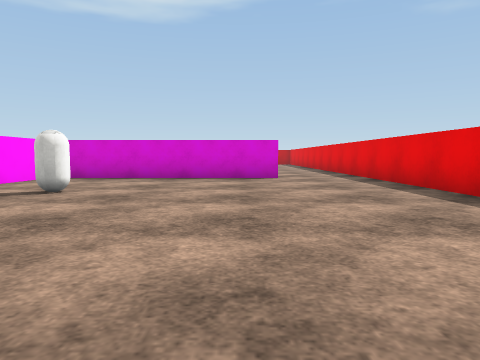
view 1 (above)

22 first-person views from a walk through a 3-D level made in the Unity game engine. The camera is 0.58 m above the floor, tilts 4° down and sees 70° across. The floor is counted in squares, 1 m on a side. Each view is taken from the middle of a square. On the plan, view 1 faces up. The plan holds only what a view shows up to about 9 squares ahead; the rest is blank. The player is left out. Surface patterns are stand-ins for the level's own textures.

view 2
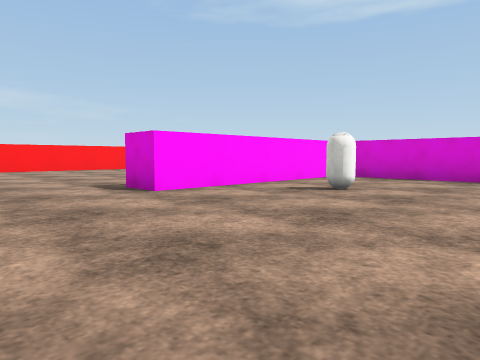

view 3
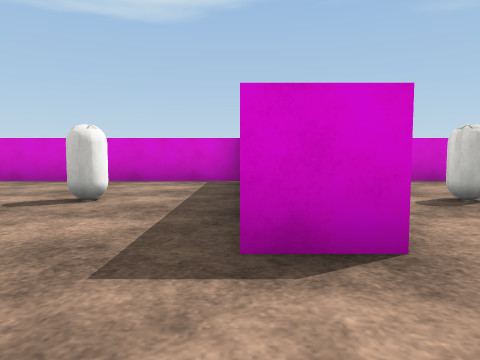

view 4
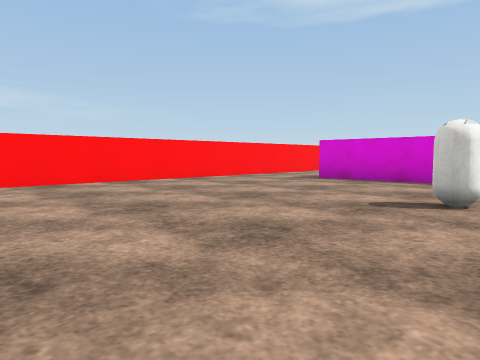

view 5
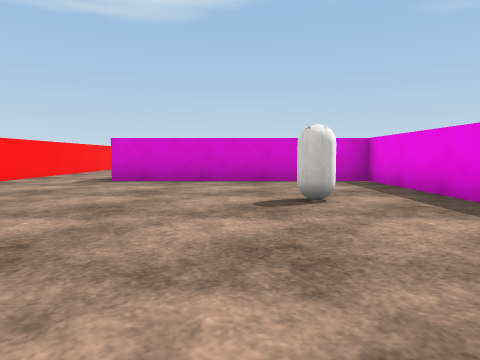

view 6
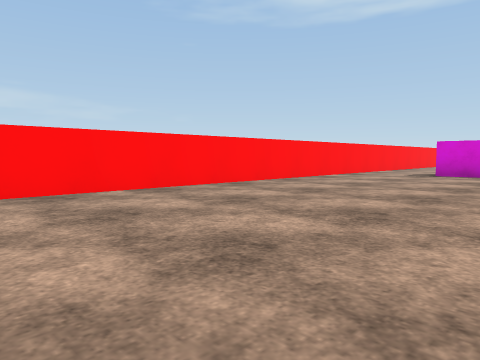

view 7
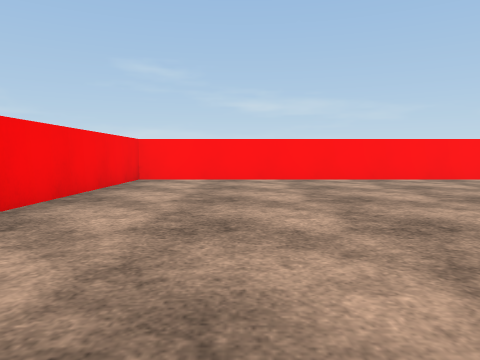

view 8
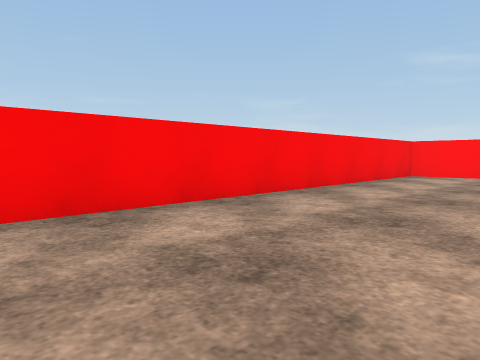

view 9
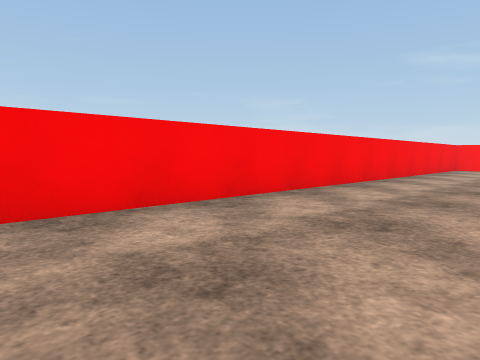

view 10
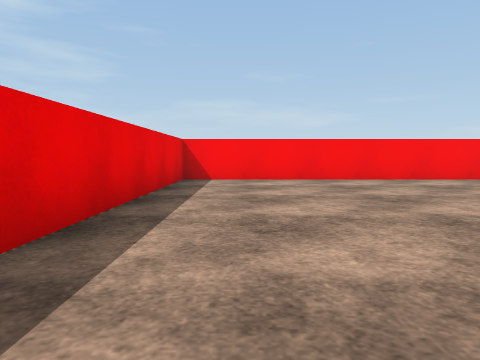

view 11
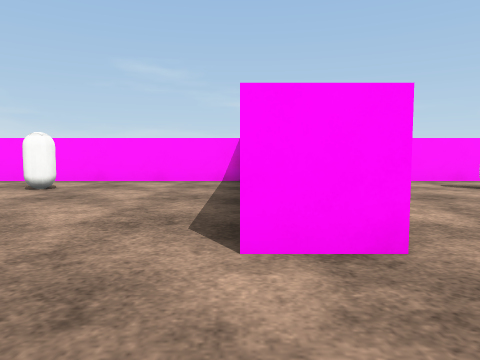

view 12
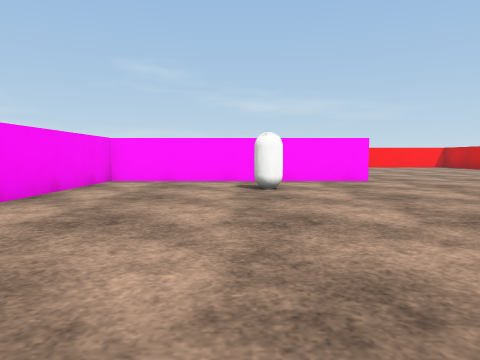

view 13
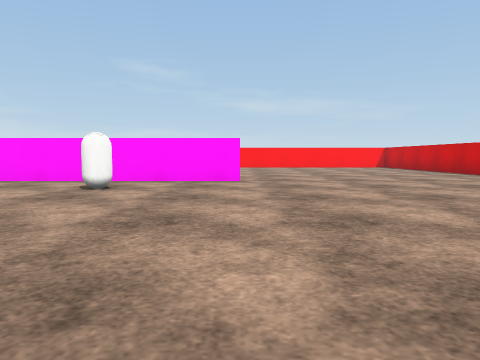

view 14
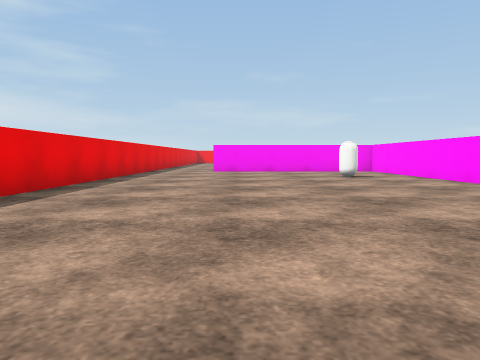

view 15
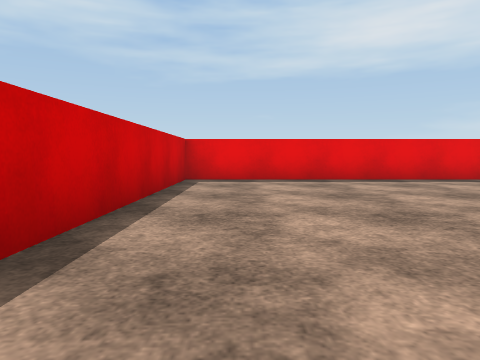

view 16
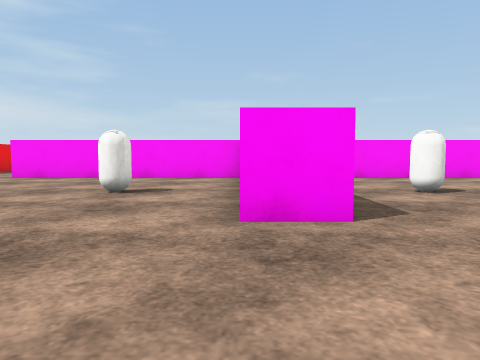

view 17
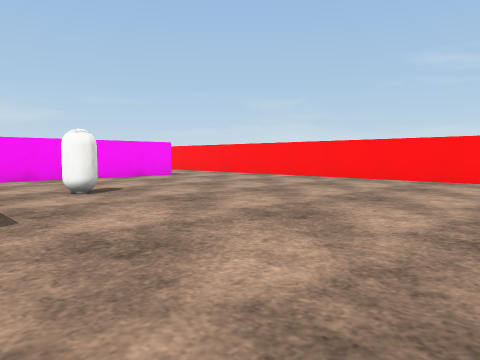

view 18
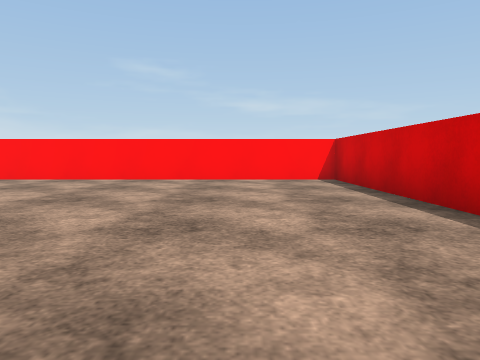

view 19
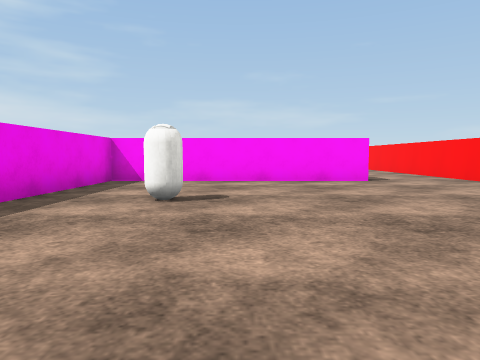

view 20
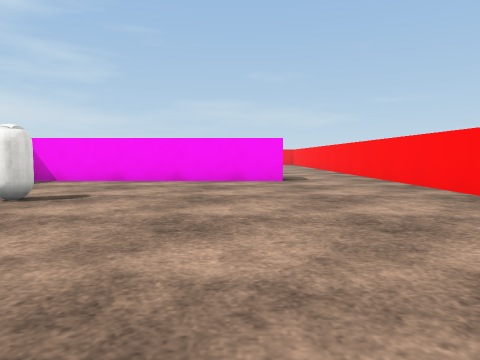

view 21
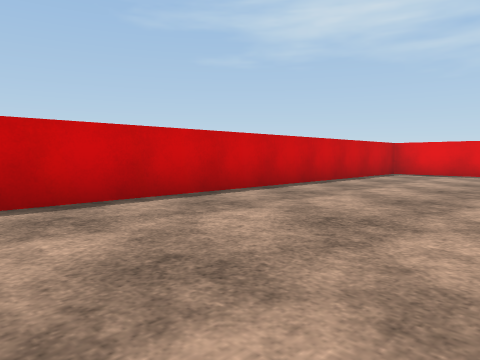

view 22
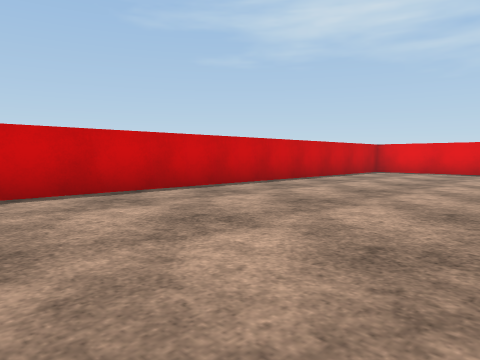

### Floor plan
Points are (right, up) in squares from view 1. A wall is a line through its corners. A room is listed if a view was taken in it or the views show most of it. See-through windows are left out.
Room 1 (views 1, 2, 3, 4, 5, 6, 7, 8, 9, 10, 11)
walls: (-6, 5.2) (-6, 9) (-12, 9); (-5, 9) (-5, 3) (-6, 3); (-14.5, 6.4) (-14.5, -4.5) (3.4, -4.5) (3.4, 2); (3.4, 4.9) (3.4, 9); (1, 10) (1, 9) (-4.5, 9); (-14.5, 10.5) (-14.5, 8.8)
ways out: opening at (-13.5, 9.5) to room 2; opening at (2.5, 9.5) to room 2
objects: capsule (-8, 5) to (-8, 6); capsule (-3, 5) to (-3, 6)
Room 2 (views 12, 13, 14, 15, 16, 17, 18, 19, 20, 21, 22)
walls: (-6.1, 16) (-5, 16) (-5, 10) (1, 10); (-12.1, 10) (-6, 10) (-6, 13.8); (-14.5, 13.1) (-14.5, 10.5); (3.4, 13.9) (3.4, 23.3) (-14.5, 23.3) (-14.5, 14.6)
ways out: opening at (-13.5, 9.5) to room 1; opening at (2.5, 9.5) to room 1
objects: capsule (-8, 13) to (-8, 14); capsule (-3, 13) to (-3, 14)

Where each view was taken, in squares from view 1:
view 1: 0 up, 0 right, facing up
view 2: 0 up, 0 right, facing up-left
view 3: 1 up, 6 left, facing up
view 4: 1 up, 7 left, facing up-left
view 5: 1 up, 9 left, facing up
view 6: 2 down, 9 left, facing up-left
view 7: 2 down, 6 left, facing left
view 8: 1 down, 4 left, facing down-left
view 9: 1 down, 1 right, facing down-left
view 10: 4 up, 2 right, facing down
view 11: 9 up, 3 right, facing left
view 12: 13 up, 3 right, facing left
view 13: 16 up, 3 right, facing left
view 14: 23 up, 0 right, facing down
view 15: 22 up, 5 left, facing right
view 16: 19 up, 5 left, facing down
view 17: 19 up, 6 left, facing down-left
view 18: 21 up, 6 left, facing left
view 19: 18 up, 9 left, facing down
view 20: 18 up, 11 left, facing down
view 21: 19 up, 8 left, facing up-right
view 22: 18 up, 9 left, facing up-right
